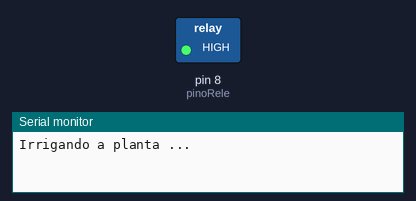
Recording of a sketch running on a simulated Arduino Uno, built with avr-gcc and run on an emulated ATmega328P. Parts: switched loads named in the sketch (green lamp = pin HIGH), the last lines printed to the serial monitor.

Above: at 2.5 s.
At 5.5 s:
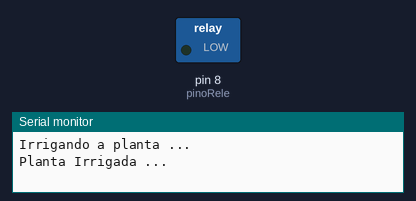
Timing chart, 0 to 7.8 s (numbered marks = the images above):
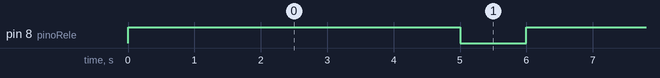

Measured:
- by itself, pin 8 (pinoRele): alternates HIGH for 5.0 s and LOW for 1.0 s

The sketch:

bombacomrele.ino
```cpp
#define pinoRele 8 // Define o pino 8 como "pinoRele"

void setup() {
Serial.begin(9600); // Declara o BaundRate em 9600
pinMode(pinoRele, OUTPUT); // Declara o pinoRele como Saída
}

void loop() {
Serial.println("Irrigando a planta ..."); // Imprime a frase no monitor serial
digitalWrite(pinoRele, HIGH); // Altera o estado do pinoRele para nível Alto
delay (5000);
Serial.println("Planta Irrigada ..."); // Imprime a frase no monitor serial
digitalWrite(pinoRele, LOW); // Altera o estado do pinoRele para nível Baixo
delay (1000); // Estabelece o tempo de 1s para reinicializar a leitura
}
```
